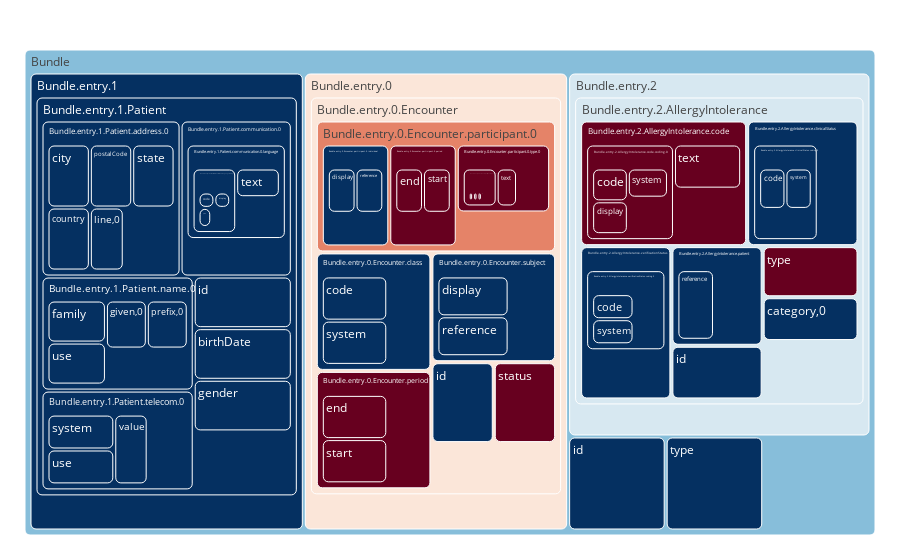

The cell this chart's notebook holds for it:
### Code cell
show_diff(diff)

### Figure 1 — Plotly figure (JSON) as saved in the notebook; plotly's stock layout.template omitted (floating-point values rounded to 4 significant figures)
{"data": [{"hoverinfo": "text", "hovertext": ["n_leaves=49 n_additions=1 n_deletions=10 n_modifications=3 n_matches=35 is_valid=None accuracy=0.7142857142857143 precision=0.8974358974358975 recall=0.7291666666666666<br><i>true: </i>{'entry': [...], 'id': '1', 'resourceType': 'Bundle', 'type': 'collection'}<br><i>pred: </i>{'entry': [...], 'id': '1', 'resourceType': 'Bundle', 'type': 'collection'}", "n_leaves=1 n_additions=0 n_deletions=0 n_modifications=0 n_matches=1 is_valid=None accuracy=1.0 precision=1.0 recall=1.0<br><i>true: </i>'1'<br><i>pred: </i>'1'", "n_leaves=16 n_additions=0 n_deletions=6 n_modifications=3 n_matches=7 is_valid=None accuracy=0.4375 precision=0.7 recall=0.4375<br><i>true: </i>{'resource': {...}, 'resourceType': {}}<br><i>pred: </i>{'resource': {...}}", "n_leaves=16 n_additions=0 n_deletions=6 n_modifications=3 n_matches=7 is_valid=None accuracy=0.4375 precision=0.7 recall=0.4375<br><i>true: </i>{'class': {...},<br><i>...8 lines...</i><br> 'type': None}<br><i>pred: </i>{'class': {...},<br><i>...8 lines...</i><br> 'type': None}", "n_leaves=1 n_additions=0 n_deletions=0 n_modifications=0 n_matches=1 is_valid=None accuracy=1.0 precision=1.0 recall=1.0<br><i>true: </i>'1'<br><i>pred: </i>'1'", "n_leaves=2 n_additions=0 n_deletions=0 n_modifications=0 n_matches=2 is_valid=None accuracy=1.0 precision=1.0 recall=1.0<br><i>true: </i>{'code': 'AMB',<br> 'resourceType': {},<br> 'system': 'http://terminology.hl7.org/CodeSystem/v3-ActCode'}<br><i>pred: </i>{'code': 'AMB', 'system': 'http://terminology.hl7.org/CodeSystem/v3-ActCode'}", "n_leaves=1 n_additions=0 n_deletions=0 n_modifications=0 n_matches=1 is_valid=None accuracy=1.0 precision=1.0 recall=1.0<br><i>true: </i>'AMB'<br><i>pred: </i>'AMB'", "n_leaves=1 n_additions=0 n_deletions=0 n_modifications=0 n_matches=1 is_valid=None accuracy=1.0 precision=1.0 recall=1.0<br><i>true: </i>'http://terminology.hl7.org/CodeSystem/v3-ActCode'<br><i>pred: </i>'http://terminology.hl7.org/CodeSystem/v3-ActCode'", "n_leaves=8 n_additions=0 n_deletions=4 n_modifications=2 n_matches=2 is_valid=None accuracy=0.25 precision=0.5 recall=0.25<br><i>true: </i>{'individual': {...}, 'period': {...}, 'resourceType': {}, 'type': [...]}<br><i>pred: </i>{'individual': {...}, 'period': {...}, 'type': None}", "n_leaves=2 n_additions=0 n_deletions=0 n_modifications=0 n_matches=2 is_valid=None accuracy=1.0 precision=1.0 recall=1.0<br><i>true: </i>{'display': 'Dr. Jude Reynolds',<br> 'reference': 'Practitioner/1',<br> 'resourceType': {}}<br><i>pred: </i>{'display': 'Dr. Jude Reynolds', 'reference': 'Practitioner/1'}", "n_leaves=1 n_additions=0 n_deletions=0 n_modifications=0 n_matches=1 is_valid=None accuracy=1.0 precision=1.0 recall=1.0<br><i>true: </i>'Dr. Jude Reynolds'<br><i>pred: </i>'Dr. Jude Reynolds'", "n_leaves=1 n_additions=0 n_deletions=0 n_modifications=0 n_matches=1 is_valid=None accuracy=1.0 precision=1.0 recall=1.0<br><i>true: </i>'Practitioner/1'<br><i>pred: </i>'Practitioner/1'", "n_leaves=2 n_additions=0 n_deletions=0 n_modifications=2 n_matches=0 is_valid=None accuracy=0.0 precision=0.0 recall=0.0<br><i>true: </i>{'end': '2023-01-17T21:57:36+01:00',<br> 'resourceType': {},<br> 'start': '2023-01-17T21:42:36+01:00'}<br><i>pred: </i>{'end': '2023-01-17T21:57:00+01:00', 'start': '2023-01-17T21:42:00+01:00'}", "n_leaves=1 n_additions=0 n_deletions=0 n_modifications=1 n_matches=0 is_valid=None accuracy=0.0 precision=0.0 recall=0.0<br><i>true: </i>'2023-01-17T21:57:36+01:00'<br><i>pred: </i>'2023-01-17T21:57:00+01:00'", "n_leaves=1 n_additions=0 n_deletions=0 n_modifications=1 n_matches=0 is_valid=None accuracy=0.0 precision=0.0 recall=0.0<br><i>true: </i>'2023-01-17T21:42:36+01:00'<br><i>pred: </i>'2023-01-17T21:42:00+01:00'", "n_leaves=4 n_additions=0 n_deletions=4 n_modifications=0 n_matches=0 is_valid=None accuracy=0.0 precision=0.0 recall=0.0<br><i>true: </i>{'coding': [...], 'resourceType': {}, 'text': 'primary performer'}<br><i>pred: </i>{'coding': [], 'text': {}}", "n_leaves=3 n_additions=0 n_deletions=3 n_modifications=0 n_matches=0 is_valid=None accuracy=0.0 precision=0.0 recall=0.0<br><i>true: </i>{'code': 'PPRF',<br><i>...2 lines...</i><br> 'system': 'http://terminology.hl7.org/CodeSystem/v3-ParticipationType'}<br><i>pred: </i>{'code': {}, 'display': {}, 'system': {}}", "n_leaves=1 n_additions=0 n_deletions=1 n_modifications=0 n_matches=0 is_valid=None accuracy=0.0 precision=0.0 recall=0.0<br><i>true: </i>'PPRF'<br><i>pred: </i>{}", "n_leaves=1 n_additions=0 n_deletions=1 n_modifications=0 n_matches=0 is_valid=None accuracy=0.0 precision=0.0 recall=0.0<br><i>true: </i>'primary performer'<br><i>pred: </i>{}", "n_leaves=1 n_additions=0 n_deletions=1 n_modifications=0 n_matches=0 is_valid=None accuracy=0.0 precision=0.0 recall=0.0<br><i>true: </i>'http://terminology.hl7.org/CodeSystem/v3-ParticipationType'<br><i>pred: </i>{}", "n_leaves=1 n_additions=0 n_deletions=1 n_modifications=0 n_matches=0 is_valid=None accuracy=0.0 precision=0.0 recall=0.0<br><i>true: </i>'primary performer'<br><i>pred: </i>{}", "n_leaves=2 n_additions=0 n_deletions=2 n_modifications=0 n_matches=0 is_valid=None accuracy=0.0 precision=0.0 recall=0.0<br><i>true: </i>{'end': '2023-01-17T21:57:36+01:00',<br> 'resourceType': {},<br> 'start': '2023-01-17T21:42:36+01:00'}<br><i>pred: </i>{'end': {}, 'start': {}}", "n_leaves=1 n_additions=0 n_deletions=1 n_modifications=0 n_matches=0 is_valid=None accuracy=0.0 precision=0.0 recall=0.0<br><i>true: </i>'2023-01-17T21:57:36+01:00'<br><i>pred: </i>{}", "n_leaves=1 n_additions=0 n_deletions=1 n_modifications=0 n_matches=0 is_valid=None accuracy=0.0 precision=0.0 recall=0.0<br><i>true: </i>'2023-01-17T21:42:36+01:00'<br><i>pred: </i>{}", "n_leaves=1 n_additions=0 n_deletions=0 n_modifications=1 n_matches=0 is_valid=None accuracy=0.0 precision=0.0 recall=0.0<br><i>true: </i>'finished'<br><i>pred: </i>'unknown'", "n_leaves=2 n_additions=0 n_deletions=0 n_modifications=0 n_matches=2 is_valid=None accuracy=1.0 precision=1.0 recall=1.0<br><i>true: </i>{'display': 'Mr. Chase Olson', 'reference': 'Patient/1', 'resourceType': {}}<br><i>pred: </i>{'display': 'Mr. Chase Olson', 'reference': 'Patient/1'}", "n_leaves=1 n_additions=0 n_deletions=0 n_modifications=0 n_matches=1 is_valid=None accuracy=1.0 precision=1.0 recall=1.0<br><i>true: </i>'Mr. Chase Olson'<br><i>pred: </i>'Mr. Chase Olson'", "n_leaves=1 n_additions=0 n_deletions=0 n_modifications=0 n_matches=1 is_valid=None accuracy=1.0 precision=1.0 recall=1.0<br><i>true: </i>'Patient/1'<br><i>pred: </i>'Patient/1'", "n_leaves=19 n_additions=0 n_deletions=0 n_modifications=0 n_matches=19 is_valid=None accuracy=1.0 precision=1.0 recall=1.0<br><i>true: </i>{'resource': {...}, 'resourceType': {}}<br><i>pred: </i>{'resource': {...}}", "n_leaves=19 n_additions=0 n_deletions=0 n_modifications=0 n_matches=19 is_valid=None accuracy=1.0 precision=1.0 recall=1.0<br><i>true: </i>{'address': [...],<br><i>...8 lines...</i><br> 'telecom': [...]}<br><i>pred: </i>{'address': [...],<br><i>...8 lines...</i><br> 'telecom': [...]}", "n_leaves=1 n_additions=0 n_deletions=0 n_modifications=0 n_matches=1 is_valid=None accuracy=1.0 precision=1.0 recall=1.0<br><i>true: </i>'1'<br><i>pred: </i>'1'", "n_leaves=5 n_additions=0 n_deletions=0 n_modifications=0 n_matches=5 is_valid=None accuracy=1.0 precision=1.0 recall=1.0<br><i>true: </i>{'city': 'Palmer',<br><i>...4 lines...</i><br> 'state': 'Massachusetts'}<br><i>pred: </i>{'city': 'Palmer',<br><i>...3 lines...</i><br> 'state': 'Massachusetts'}", "n_leaves=1 n_additions=0 n_deletions=0 n_modifications=0 n_matches=1 is_valid=None accuracy=1.0 precision=1.0 recall=1.0<br><i>true: </i>'Palmer'<br><i>pred: </i>'Palmer'", "n_leaves=1 n_additions=0 n_deletions=0 n_modifications=0 n_matches=1 is_valid=None accuracy=1.0 precision=1.0 recall=1.0<br><i>true: </i>'US'<br><i>pred: </i>'US'", "n_leaves=1 n_additions=0 n_deletions=0 n_modifications=0 n_matches=1 is_valid=None accuracy=1.0 precision=1.0 recall=1.0<br><i>true: </i>'792 Schumm Fork Unit 62'<br><i>pred: </i>'792 Schumm Fork Unit 62'", "n_leaves=1 n_additions=0 n_deletions=0 n_modifications=0 n_matches=1 is_valid=None accuracy=1.0 precision=1.0 recall=1.0<br><i>true: </i>'01069'<br><i>pred: </i>'01069'", "n_leaves=1 n_additions=0 n_deletions=0 n_modifications=0 n_matches=1 is_valid=None accuracy=1.0 precision=1.0 recall=1.0<br><i>true: </i>'Massachusetts'<br><i>pred: </i>'Massachusetts'", "n_leaves=1 n_additions=0 n_deletions=0 n_modifications=0 n_matches=1 is_valid=None accuracy=1.0 precision=1.0 recall=1.0<br><i>true: </i>'1966-11-29'<br><i>pred: </i>'1966-11-29'", "n_leaves=4 n_additions=0 n_deletions=0 n_modifications=0 n_matches=4 is_valid=None accuracy=1.0 precision=1.0 recall=1.0<br><i>true: </i>{'language': {...}, 'resourceType': {}}<br><i>pred: </i>{'language': {...}}", "n_leaves=4 n_additions=0 n_deletions=0 n_modifications=0 n_matches=4 is_valid=None accuracy=1.0 precision=1.0 recall=1.0<br><i>true: </i>{'coding': [...], 'resourceType': {}, 'text': 'English (United States)'}<br><i>pred: </i>{'coding': [...], 'text': 'English (United States)'}", "n_leaves=3 n_additions=0 n_deletions=0 n_modifications=0 n_matches=3 is_valid=None accuracy=1.0 precision=1.0 recall=1.0<br><i>true: </i>{'code': 'en-US',<br><i>...2 lines...</i><br> 'system': 'urn:ietf:bcp:47'}<br><i>pred: </i>{'code': 'en-US',<br> 'display': 'English (United States)',<br> 'system': 'urn:ietf:bcp:47'}", "n_leaves=1 n_additions=0 n_deletions=0 n_modifications=0 n_matches=1 is_valid=None accuracy=1.0 precision=1.0 recall=1.0<br><i>true: </i>'en-US'<br><i>pred: </i>'en-US'", "n_leaves=1 n_additions=0 n_deletions=0 n_modifications=0 n_matches=1 is_valid=None accuracy=1.0 precision=1.0 recall=1.0<br><i>true: </i>'English (United States)'<br><i>pred: </i>'English (United States)'", "n_leaves=1 n_additions=0 n_deletions=0 n_modifications=0 n_matches=1 is_valid=None accuracy=1.0 precision=1.0 recall=1.0<br><i>true: </i>'urn:ietf:bcp:47'<br><i>pred: </i>'urn:ietf:bcp:47'", "n_leaves=1 n_additions=0 n_deletions=0 n_modifications=0 n_matches=1 is_valid=None accuracy=1.0 precision=1.0 recall=1.0<br><i>true: </i>'English (United States)'<br><i>pred: </i>'English (United States)'", "n_leaves=1 n_additions=0 n_deletions=0 n_modifications=0 n_matches=1 is_valid=None accuracy=1.0 precision=1.0 recall=1.0<br><i>true: </i>'male'<br><i>pred: </i>'male'", "n_leaves=4 n_additions=0 n_deletions=0 n_modifications=0 n_matches=4 is_valid=None accuracy=1.0 precision=1.0 recall=1.0<br><i>true: </i>{'family': 'Olson',<br><i>...3 lines...</i><br> 'use': 'official'}<br><i>pred: </i>{'family': 'Olson', 'given': [...], 'prefix': [...], 'use': 'official'}", "n_leaves=1 n_additions=0 n_deletions=0 n_modifications=0 n_matches=1 is_valid=None accuracy=1.0 precision=1.0 recall=1.0<br><i>true: </i>'Olson'<br><i>pred: </i>'Olson'", "n_leaves=1 n_additions=0 n_deletions=0 n_modifications=0 n_matches=1 is_valid=None accuracy=1.0 precision=1.0 recall=1.0<br><i>true: </i>'Chase'<br><i>pred: </i>'Chase'", "n_leaves=1 n_additions=0 n_deletions=0 n_modifications=0 n_matches=1 is_valid=None accuracy=1.0 precision=1.0 recall=1.0<br><i>true: </i>'Mr.'<br><i>pred: </i>'Mr.'", "n_leaves=1 n_additions=0 n_deletions=0 n_modifications=0 n_matches=1 is_valid=None accuracy=1.0 precision=1.0 recall=1.0<br><i>true: </i>'official'<br><i>pred: </i>'official'", "n_leaves=3 n_additions=0 n_deletions=0 n_modifications=0 n_matches=3 is_valid=None accuracy=1.0 precision=1.0 recall=1.0<br><i>true: </i>{'resourceType': {}, 'system': 'phone', 'use': 'home', 'value': '555-770-7639'}<br><i>pred: </i>{'system': 'phone', 'use': 'home', 'value': '555-770-7639'}", "n_leaves=1 n_additions=0 n_deletions=0 n_modifications=0 n_matches=1 is_valid=None accuracy=1.0 precision=1.0 recall=1.0<br><i>true: </i>'phone'<br><i>pred: </i>'phone'", "n_leaves=1 n_additions=0 n_deletions=0 n_modifications=0 n_matches=1 is_valid=None accuracy=1.0 precision=1.0 recall=1.0<br><i>true: </i>'home'<br><i>pred: </i>'home'", "n_leaves=1 n_additions=0 n_deletions=0 n_modifications=0 n_matches=1 is_valid=None accuracy=1.0 precision=1.0 recall=1.0<br><i>true: </i>'555-770-7639'<br><i>pred: </i>'555-770-7639'", "n_leaves=12 n_additions=1 n_deletions=4 n_modifications=0 n_matches=7 is_valid=None accuracy=0.5833333333333334 precision=0.875 recall=0.6363636363636364<br><i>true: </i>{'resource': {...}, 'resourceType': {}}<br><i>pred: </i>{'resource': {...}}", "n_leaves=12 n_additions=1 n_deletions=4 n_modifications=0 n_matches=7 is_valid=None accuracy=0.5833333333333334 precision=0.875 recall=0.6363636363636364<br><i>true: </i>{'category': [...],<br><i>...8 lines...</i><br> 'verificationStatus': {...}}<br><i>pred: </i>{'category': [...],<br><i>...8 lines...</i><br> 'verificationStatus': {...}}", "n_leaves=1 n_additions=0 n_deletions=0 n_modifications=0 n_matches=1 is_valid=None accuracy=1.0 precision=1.0 recall=1.0<br><i>true: </i>'1'<br><i>pred: </i>'1'", "n_leaves=1 n_additions=0 n_deletions=0 n_modifications=0 n_matches=1 is_valid=None accuracy=1.0 precision=1.0 recall=1.0<br><i>true: </i>'environment'<br><i>pred: </i>'environment'", "n_leaves=2 n_additions=0 n_deletions=0 n_modifications=0 n_matches=2 is_valid=None accuracy=1.0 precision=1.0 recall=1.0<br><i>true: </i>{'coding': [...], 'resourceType': {}}<br><i>pred: </i>{'coding': [...]}", "n_leaves=2 n_additions=0 n_deletions=0 n_modifications=0 n_matches=2 is_valid=None accuracy=1.0 precision=1.0 recall=1.0<br><i>true: </i>{'code': 'active',<br> 'resourceType': {},<br> 'system': 'http://terminology.hl7.org/CodeSystem/allergyintolerance-clinical'}<br><i>pred: </i>{'code': 'active',<br> 'system': 'http://terminology.hl7.org/CodeSystem/allergyintolerance-clinical'}", "n_leaves=1 n_additions=0 n_deletions=0 n_modifications=0 n_matches=1 is_valid=None accuracy=1.0 precision=1.0 recall=1.0<br><i>true: </i>'active'<br><i>pred: </i>'active'", "n_leaves=1 n_additions=0 n_deletions=0 n_modifications=0 n_matches=1 is_valid=None accuracy=1.0 precision=1.0 recall=1.0<br><i>true: </i>'http://terminology.hl7.org/CodeSystem/allergyintolerance-clinical'<br><i>pred: </i>'http://terminology.hl7.org/CodeSystem/allergyintolerance-clinical'", "n_leaves=4 n_additions=0 n_deletions=4 n_modifications=0 n_matches=0 is_valid=None accuracy=0.0 precision=0.0 recall=0.0<br><i>true: </i>{'coding': [...], 'resourceType': {}, 'text': 'Allergy to substance (finding)'}<br><i>pred: </i>{'coding': [], 'text': {}}", "n_leaves=3 n_additions=0 n_deletions=3 n_modifications=0 n_matches=0 is_valid=None accuracy=0.0 precision=0.0 recall=0.0<br><i>true: </i>{'code': '419199007',<br><i>...2 lines...</i><br> 'system': 'http://snomed.info/sct'}<br><i>pred: </i>{'code': {}, 'display': {}, 'system': {}}", "n_leaves=1 n_additions=0 n_deletions=1 n_modifications=0 n_matches=0 is_valid=None accuracy=0.0 precision=0.0 recall=0.0<br><i>true: </i>'419199007'<br><i>pred: </i>{}", "n_leaves=1 n_additions=0 n_deletions=1 n_modifications=0 n_matches=0 is_valid=None accuracy=0.0 precision=0.0 recall=0.0<br><i>true: </i>'Allergy to substance (finding)'<br><i>pred: </i>{}", "n_leaves=1 n_additions=0 n_deletions=1 n_modifications=0 n_matches=0 is_valid=None accuracy=0.0 precision=0.0 recall=0.0<br><i>true: </i>'http://snomed.info/sct'<br><i>pred: </i>{}", "n_leaves=1 n_additions=0 n_deletions=1 n_modifications=0 n_matches=0 is_valid=None accuracy=0.0 precision=0.0 recall=0.0<br><i>true: </i>'Allergy to substance (finding)'<br><i>pred: </i>{}", "n_leaves=1 n_additions=0 n_deletions=0 n_modifications=0 n_matches=1 is_valid=None accuracy=1.0 precision=1.0 recall=1.0<br><i>true: </i>{'reference': 'Patient/1', 'resourceType': {}}<br><i>pred: </i>{'reference': 'Patient/1'}", "n_leaves=1 n_additions=0 n_deletions=0 n_modifications=0 n_matches=1 is_valid=None accuracy=1.0 precision=1.0 recall=1.0<br><i>true: </i>'Patient/1'<br><i>pred: </i>'Patient/1'", "n_leaves=1 n_additions=1 n_deletions=0 n_modifications=0 n_matches=0 is_valid=None accuracy=0.0 precision=0.0 recall=0.0<br><i>true: </i>{}<br><i>pred: </i>'allergy'", "n_leaves=2 n_additions=0 n_deletions=0 n_modifications=0 n_matches=2 is_valid=None accuracy=1.0 precision=1.0 recall=1.0<br><i>true: </i>{'coding': [...], 'resourceType': {}}<br><i>pred: </i>{'coding': [...]}", "n_leaves=2 n_additions=0 n_deletions=0 n_modifications=0 n_matches=2 is_valid=None accuracy=1.0 precision=1.0 recall=1.0<br><i>true: </i>{'code': 'confirmed',<br> 'resourceType': {},<br> 'system': 'http://terminology.hl7.org/CodeSystem/allergyintolerance-verification'}<br><i>pred: </i>{'code': 'confirmed',<br> 'system': 'http://terminology.hl7.org/CodeSystem/allergyintolerance-verification'}", "n_leaves=1 n_additions=0 n_deletions=0 n_modifications=0 n_matches=1 is_valid=None accuracy=1.0 precision=1.0 recall=1.0<br><i>true: </i>'confirmed'<br><i>pred: </i>'confirmed'", "n_leaves=1 n_additions=0 n_deletions=0 n_modifications=0 n_matches=1 is_valid=None accuracy=1.0 precision=1.0 recall=1.0<br><i>true: </i>'http://terminology.hl7.org/CodeSystem/allergyintolerance-verification'<br><i>pred: </i>'http://terminology.hl7.org/CodeSystem/allergyintolerance-verification'", "n_leaves=1 n_additions=0 n_deletions=0 n_modifications=0 n_matches=1 is_valid=None accuracy=1.0 precision=1.0 recall=1.0<br><i>true: </i>'collection'<br><i>pred: </i>'collection'"], "labels": ["Bundle", "Bundle.id", "Bundle.entry.0", "Bundle.entry.0.Encounter", "Bundle.entry.0.Encounter.id", "Bundle.entry.0.Encounter.class", "Bundle.entry.0.Encounter.class.code", "Bundle.entry.0.Encounter.class.system", "Bundle.entry.0.Encounter.participant.0", "Bundle.entry.0.Encounter.participant.0.individual", "Bundle.entry.0.Encounter.participant.0.individual.display", "Bundle.entry.0.Encounter.participant.0.individual.reference", "Bundle.entry.0.Encounter.participant.0.period", "Bundle.entry.0.Encounter.participant.0.period.end", "Bundle.entry.0.Encounter.participant.0.period.start", "Bundle.entry.0.Encounter.participant.0.type.0", "Bundle.entry.0.Encounter.participant.0.type.0.coding.0", "Bundle.entry.0.Encounter.participant.0.type.0.coding.0.code", "Bundle.entry.0.Encounter.participant.0.type.0.coding.0.display", "Bundle.entry.0.Encounter.participant.0.type.0.coding.0.system", "Bundle.entry.0.Encounter.participant.0.type.0.text", "Bundle.entry.0.Encounter.period", "Bundle.entry.0.Encounter.period.end", "Bundle.entry.0.Encounter.period.start", "Bundle.entry.0.Encounter.status", "Bundle.entry.0.Encounter.subject", "Bundle.entry.0.Encounter.subject.display", "Bundle.entry.0.Encounter.subject.reference", "Bundle.entry.1", "Bundle.entry.1.Patient", "Bundle.entry.1.Patient.id", "Bundle.entry.1.Patient.address.0", "Bundle.entry.1.Patient.address.0.city", "Bundle.entry.1.Patient.address.0.country", "Bundle.entry.1.Patient.address.0.line.0", "Bundle.entry.1.Patient.address.0.postalCode", "Bundle.entry.1.Patient.address.0.state", "Bundle.entry.1.Patient.birthDate", "Bundle.entry.1.Patient.communication.0", "Bundle.entry.1.Patient.communication.0.language", "Bundle.entry.1.Patient.communication.0.language.coding.0", "Bundle.entry.1.Patient.communication.0.language.coding.0.code", "Bundle.entry.1.Patient.communication.0.language.coding.0.display", "Bundle.entry.1.Patient.communication.0.language.coding.0.system", "Bundle.entry.1.Patient.communication.0.language.text", "Bundle.entry.1.Patient.gender", "Bundle.entry.1.Patient.name.0", "Bundle.entry.1.Patient.name.0.family", "Bundle.entry.1.Patient.name.0.given.0", "Bundle.entry.1.Patient.name.0.prefix.0", "Bundle.entry.1.Patient.name.0.use", "Bundle.entry.1.Patient.telecom.0", "Bundle.entry.1.Patient.telecom.0.system", "Bundle.entry.1.Patient.telecom.0.use", "Bundle.entry.1.Patient.telecom.0.value", "Bundle.entry.2", "Bundle.entry.2.AllergyIntolerance", "Bundle.entry.2.AllergyIntolerance.id", "Bundle.entry.2.AllergyIntolerance.category.0", "Bundle.entry.2.AllergyIntolerance.clinicalStatus", "Bundle.entry.2.AllergyIntolerance.clinicalStatus.coding.0", "Bundle.entry.2.AllergyIntolerance.clinicalStatus.coding.0.code", "Bundle.entry.2.AllergyIntolerance.clinicalStatus.coding.0.system", "Bundle.entry.2.AllergyIntolerance.code", "Bundle.entry.2.AllergyIntolerance.code.coding.0", "Bundle.entry.2.AllergyIntolerance.code.coding.0.code", "Bundle.entry.2.AllergyIntolerance.code.coding.0.display", "Bundle.entry.2.AllergyIntolerance.code.coding.0.system", "Bundle.entry.2.AllergyIntolerance.code.text", "Bundle.entry.2.AllergyIntolerance.patient", "Bundle.entry.2.AllergyIntolerance.patient.reference", "Bundle.entry.2.AllergyIntolerance.type", "Bundle.entry.2.AllergyIntolerance.verificationStatus", "Bundle.entry.2.AllergyIntolerance.verificationStatus.coding.0", "Bundle.entry.2.AllergyIntolerance.verificationStatus.coding.0.code", "Bundle.entry.2.AllergyIntolerance.verificationStatus.coding.0.system", "Bundle.type"], "marker": {"cmid": 0.5, "colors": [0.7143, 1, 0.4375, 0.4375, 1, 1, 1, 1, 0.25, 1, 1, 1, 0, 0, 0, 0, 0, 0, 0, 0, 0, 0, 0, 0, 0, 1, 1, 1, 1, 1, 1, 1, 1, 1, 1, 1, 1, 1, 1, 1, 1, 1, 1, 1, 1, 1, 1, 1, 1, 1, 1, 1, 1, 1, 1, 0.5833, 0.5833, 1, 1, 1, 1, 1, 1, 0, 0, 0, 0, 0, 0, 1, 1, 0, 1, 1, 1, 1, 1], "colorscale": [[0, "rgb(103,0,31)"], [0.1, "rgb(178,24,43)"], [0.2, "rgb(214,96,77)"], [0.3, "rgb(244,165,130)"], [0.4, "rgb(253,219,199)"], [0.5, "rgb(247,247,247)"], [0.6, "rgb(209,229,240)"], [0.7, "rgb(146,197,222)"], [0.8, "rgb(67,147,195)"], [0.9, "rgb(33,102,172)"], [1, "rgb(5,48,97)"]], "cornerradius": 5}, "parents": ["", "Bundle", "Bundle", "Bundle.entry.0", "Bundle.entry.0.Encounter", "Bundle.entry.0.Encounter", "Bundle.entry.0.Encounter.class", "Bundle.entry.0.Encounter.class", "Bundle.entry.0.Encounter", "Bundle.entry.0.Encounter.participant.0", "Bundle.entry.0.Encounter.participant.0.individual", "Bundle.entry.0.Encounter.participant.0.individual", "Bundle.entry.0.Encounter.participant.0", "Bundle.entry.0.Encounter.participant.0.period", "Bundle.entry.0.Encounter.participant.0.period", "Bundle.entry.0.Encounter.participant.0", "Bundle.entry.0.Encounter.participant.0.type.0", "Bundle.entry.0.Encounter.participant.0.type.0.coding.0", "Bundle.entry.0.Encounter.participant.0.type.0.coding.0", "Bundle.entry.0.Encounter.participant.0.type.0.coding.0", "Bundle.entry.0.Encounter.participant.0.type.0", "Bundle.entry.0.Encounter", "Bundle.entry.0.Encounter.period", "Bundle.entry.0.Encounter.period", "Bundle.entry.0.Encounter", "Bundle.entry.0.Encounter", "Bundle.entry.0.Encounter.subject", "Bundle.entry.0.Encounter.subject", "Bundle", "Bundle.entry.1", "Bundle.entry.1.Patient", "Bundle.entry.1.Patient", "Bundle.entry.1.Patient.address.0", "Bundle.entry.1.Patient.address.0", "Bundle.entry.1.Patient.address.0", "Bundle.entry.1.Patient.address.0", "Bundle.entry.1.Patient.address.0", "Bundle.entry.1.Patient", "Bundle.entry.1.Patient", "Bundle.entry.1.Patient.communication.0", "Bundle.entry.1.Patient.communication.0.language", "Bundle.entry.1.Patient.communication.0.language.coding.0", "Bundle.entry.1.Patient.communication.0.language.coding.0", "Bundle.entry.1.Patient.communication.0.language.coding.0", "Bundle.entry.1.Patient.communication.0.language", "Bundle.entry.1.Patient", "Bundle.entry.1.Patient", "Bundle.entry.1.Patient.name.0", "Bundle.entry.1.Patient.name.0", "Bundle.entry.1.Patient.name.0", "Bundle.entry.1.Patient.name.0", "Bundle.entry.1.Patient", "Bundle.entry.1.Patient.telecom.0", "Bundle.entry.1.Patient.telecom.0", "Bundle.entry.1.Patient.telecom.0", "Bundle", "Bundle.entry.2", "Bundle.entry.2.AllergyIntolerance", "Bundle.entry.2.AllergyIntolerance", "Bundle.entry.2.AllergyIntolerance", "Bundle.entry.2.AllergyIntolerance.clinicalStatus", "Bundle.entry.2.AllergyIntolerance.clinicalStatus.coding.0", "Bundle.entry.2.AllergyIntolerance.clinicalStatus.coding.0", "Bundle.entry.2.AllergyIntolerance", "Bundle.entry.2.AllergyIntolerance.code", "Bundle.entry.2.AllergyIntolerance.code.coding.0", "Bundle.entry.2.AllergyIntolerance.code.coding.0", "Bundle.entry.2.AllergyIntolerance.code.coding.0", "Bundle.entry.2.AllergyIntolerance.code", "Bundle.entry.2.AllergyIntolerance", "Bundle.entry.2.AllergyIntolerance.patient", "Bundle.entry.2.AllergyIntolerance", "Bundle.entry.2.AllergyIntolerance", "Bundle.entry.2.AllergyIntolerance.verificationStatus", "Bundle.entry.2.AllergyIntolerance.verificationStatus.coding.0", "Bundle.entry.2.AllergyIntolerance.verificationStatus.coding.0", "Bundle"], "text": ["Bundle", "id", ["entry", "0"], "Encounter", "id", "class", "code", "system", ["participant", "0"], "individual", "display", "reference", "period", "end", "start", ["type", "0"], ["coding", "0"], "code", "display", "system", "text", "period", "end", "start", "status", "subject", "display", "reference", ["entry", "1"], "Patient", "id", ["address", "0"], "city", "country", ["line", "0"], "postalCode", "state", "birthDate", ["communication", "0"], "language", ["coding", "0"], "code", "display", "system", "text", "gender", ["name", "0"], "family", ["given", "0"], ["prefix", "0"], "use", ["telecom", "0"], "system", "use", "value", ["entry", "2"], "AllergyIntolerance", "id", ["category", "0"], "clinicalStatus", ["coding", "0"], "code", "system", "code", ["coding", "0"], "code", "display", "system", "text", "patient", "reference", "type", "verificationStatus", ["coding", "0"], "code", "system", "type"], "textinfo": "text", "type": "treemap", "values": [11, 10, 9, 8, 7, 7, 6, 6, 6, 5, 4, 4, 5, 4, 4, 4, 2, 1, 1, 1, 3, 7, 6, 6, 7, 7, 6, 6, 9, 8, 7, 6, 5, 5, 4, 5, 5, 7, 6, 5, 3, 2, 2, 2, 4, 7, 6, 5, 4, 4, 5, 6, 5, 5, 5, 9, 8, 7, 6, 7, 5, 4, 4, 7, 5, 4, 4, 4, 6, 7, 6, 7, 7, 5, 4, 4, 10]}], "layout": {"margin": {"b": 25, "l": 25, "r": 25, "t": 50}}}
